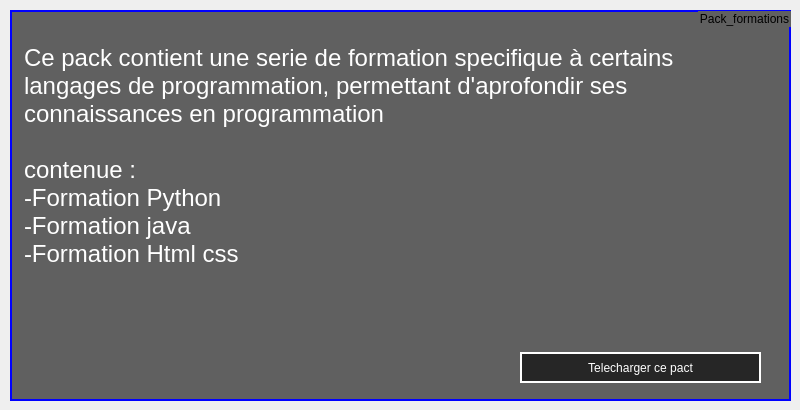
      <widget class="QWidget" name="page_20">
       <widget class="QGroupBox" name="groupBox_9">
        <property name="geometry">
         <rect>
          <x>10</x>
          <y>10</y>
          <width>781</width>
          <height>391</height>
         </rect>
        </property>
        <property name="styleSheet">
         <string notr="true">border:solid;border-width:2;
border-color: rgb(0, 0, 255);background-color: rgb(0, 0, 0,153);</string>
        </property>
        <property name="title">
         <string>Pack_formations</string>
        </property>
        <property name="alignment">
         <set>Qt::AlignRight|Qt::AlignTrailing|Qt::AlignVCenter</set>
        </property>
        <widget class="QPushButton" name="pack_formation">
         <property name="geometry">
          <rect>
           <x>510</x>
           <y>342</y>
           <width>241</width>
           <height>31</height>
          </rect>
         </property>
         <property name="cursor">
          <cursorShape>PointingHandCursor</cursorShape>
         </property>
         <property name="styleSheet">
          <string notr="true">color: rgb(255, 255, 255);
border-color: rgb(255, 255, 255);</string>
         </property>
         <property name="text">
          <string>Telecharger ce pact</string>
         </property>
        </widget>
        <widget class="QTextEdit" name="textEdit_6">
         <property name="geometry">
          <rect>
           <x>10</x>
           <y>30</y>
           <width>681</width>
           <height>311</height>
          </rect>
         </property>
         <property name="cursor" stdset="0">
          <cursorShape>ArrowCursor</cursorShape>
         </property>
         <property name="styleSheet">
          <string notr="true">background :transparent;border:transparent;

color: rgb(255, 255, 255);</string>
         </property>
         <property name="frameShape">
          <enum>QFrame::NoFrame</enum>
         </property>
         <property name="readOnly">
          <bool>true</bool>
         </property>
         <property name="html">
          <string>&lt;!DOCTYPE HTML PUBLIC &quot;-//W3C//DTD HTML 4.0//EN&quot; &quot;http://www.w3.org/TR/REC-html40/strict.dtd&quot;&gt;
&lt;html&gt;&lt;head&gt;&lt;meta name=&quot;qrichtext&quot; content=&quot;1&quot; /&gt;&lt;style type=&quot;text/css&quot;&gt;
p, li { white-space: pre-wrap; }
&lt;/style&gt;&lt;/head&gt;&lt;body style=&quot; font-family:'Rockwell'; font-size:14pt; font-weight:400; font-style:normal;&quot;&gt;
&lt;p style=&quot; margin-top:0px; margin-bottom:0px; margin-left:0px; margin-right:0px; -qt-block-indent:0; text-indent:0px;&quot;&gt;&lt;span style=&quot; font-size:18pt;&quot;&gt;Ce pack contient une serie de formation specifique à certains langages de programmation, permettant d'aprofondir ses connaissances en programmation&lt;/span&gt;&lt;/p&gt;
&lt;p style=&quot;-qt-paragraph-type:empty; margin-top:0px; margin-bottom:0px; margin-left:0px; margin-right:0px; -qt-block-indent:0; text-indent:0px; font-size:18pt;&quot;&gt;&lt;br /&gt;&lt;/p&gt;
&lt;p style=&quot; margin-top:0px; margin-bottom:0px; margin-left:0px; margin-right:0px; -qt-block-indent:0; text-indent:0px;&quot;&gt;&lt;span style=&quot; font-size:18pt;&quot;&gt;contenue :&lt;/span&gt;&lt;/p&gt;
&lt;p style=&quot; margin-top:0px; margin-bottom:0px; margin-left:0px; margin-right:0px; -qt-block-indent:0; text-indent:0px;&quot;&gt;&lt;span style=&quot; font-size:18pt;&quot;&gt;-Formation Python&lt;/span&gt;&lt;/p&gt;
&lt;p style=&quot; margin-top:0px; margin-bottom:0px; margin-left:0px; margin-right:0px; -qt-block-indent:0; text-indent:0px;&quot;&gt;&lt;span style=&quot; font-size:18pt;&quot;&gt;-Formation java &lt;/span&gt;&lt;/p&gt;
&lt;p style=&quot; margin-top:0px; margin-bottom:0px; margin-left:0px; margin-right:0px; -qt-block-indent:0; text-indent:0px;&quot;&gt;&lt;span style=&quot; font-size:18pt;&quot;&gt;-Formation Html css&lt;/span&gt;&lt;/p&gt;&lt;/body&gt;&lt;/html&gt;</string>
         </property>
        </widget>
       </widget>
      </widget>
